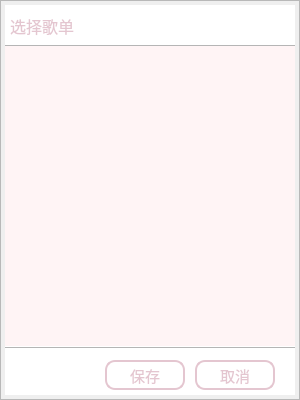
<?xml version="1.0" encoding="UTF-8"?>
<ui version="4.0">
 <class>Form</class>
 <widget class="QWidget" name="Form">
  <property name="geometry">
   <rect>
    <x>0</x>
    <y>0</y>
    <width>300</width>
    <height>400</height>
   </rect>
  </property>
  <property name="windowTitle">
   <string>Form</string>
  </property>
  <property name="styleSheet">
   <string notr="true"/>
  </property>
  <widget class="QWidget" name="widget" native="true">
   <property name="geometry">
    <rect>
     <x>5</x>
     <y>5</y>
     <width>290</width>
     <height>390</height>
    </rect>
   </property>
   <property name="styleSheet">
    <string notr="true">background:white 
;border:rgb(181, 181, 181)</string>
   </property>
   <widget class="QListWidget" name="listWidget">
    <property name="geometry">
     <rect>
      <x>0</x>
      <y>40</y>
      <width>290</width>
      <height>301</height>
     </rect>
    </property>
    <property name="font">
     <font>
      <family>微软雅黑 Light</family>
      <pointsize>12</pointsize>
     </font>
    </property>
    <property name="styleSheet">
     <string notr="true">QListWidget::item{min-height:30px;}
QListWidget::item:selected:!active{
background: #edd1d8;color:black}
QListWidget::item:selected:active{
background: #edd1d8;;color:black;border:none}
QListWidget::item:hover{text-indent:9px;
background-color: rgba(255, 240, 240, 240);;color:black}
QListWidget
{border:none;
color:#e4c6d0;
background-color:rgba(255, 244, 245, 245);
}</string>
    </property>
    <property name="spacing">
     <number>3</number>
    </property>
   </widget>
   <widget class="QPushButton" name="aButton">
    <property name="geometry">
     <rect>
      <x>100</x>
      <y>355</y>
      <width>80</width>
      <height>30</height>
     </rect>
    </property>
    <property name="font">
     <font>
      <family>微软雅黑 Light</family>
      <pointsize>11</pointsize>
     </font>
    </property>
    <property name="cursor">
     <cursorShape>PointingHandCursor</cursorShape>
    </property>
    <property name="styleSheet">
     <string notr="true">QPushButton{border-radius:10px;
border-width:2px;
border-color:#e4c6d0;
border-style:solid;
background:white;
color:#e4c6d0;
}
QPushButton:hover{color:#bc64a4}
</string>
    </property>
    <property name="text">
     <string>保存</string>
    </property>
   </widget>
   <widget class="QPushButton" name="rButton">
    <property name="geometry">
     <rect>
      <x>190</x>
      <y>355</y>
      <width>80</width>
      <height>30</height>
     </rect>
    </property>
    <property name="font">
     <font>
      <family>微软雅黑 Light</family>
      <pointsize>11</pointsize>
     </font>
    </property>
    <property name="cursor">
     <cursorShape>PointingHandCursor</cursorShape>
    </property>
    <property name="styleSheet">
     <string notr="true">QPushButton{border-radius:10px;
border-width:2px;
border-color:#e4c6d0;
border-style:solid;
background:white;
color:#e4c6d0;
}
QPushButton:hover{color:#bc64a4}
</string>
    </property>
    <property name="text">
     <string>取消</string>
    </property>
   </widget>
   <widget class="Line" name="line">
    <property name="geometry">
     <rect>
      <x>0</x>
      <y>40</y>
      <width>300</width>
      <height>1</height>
     </rect>
    </property>
    <property name="styleSheet">
     <string notr="true">background:rgb(181, 181, 181)</string>
    </property>
    <property name="lineWidth">
     <number>0</number>
    </property>
    <property name="orientation">
     <enum>Qt::Horizontal</enum>
    </property>
   </widget>
   <widget class="Line" name="line_2">
    <property name="geometry">
     <rect>
      <x>0</x>
      <y>342</y>
      <width>300</width>
      <height>1</height>
     </rect>
    </property>
    <property name="styleSheet">
     <string notr="true">background:rgb(181, 181, 181)</string>
    </property>
    <property name="frameShadow">
     <enum>QFrame::Raised</enum>
    </property>
    <property name="lineWidth">
     <number>0</number>
    </property>
    <property name="orientation">
     <enum>Qt::Horizontal</enum>
    </property>
   </widget>
   <widget class="QLabel" name="label">
    <property name="geometry">
     <rect>
      <x>5</x>
      <y>10</y>
      <width>181</width>
      <height>21</height>
     </rect>
    </property>
    <property name="font">
     <font>
      <family>黑体</family>
      <pointsize>12</pointsize>
     </font>
    </property>
    <property name="styleSheet">
     <string notr="true">color:#e4c6d0;</string>
    </property>
    <property name="text">
     <string>选择歌单</string>
    </property>
   </widget>
  </widget>
  <widget class="QFrame" name="frame">
   <property name="geometry">
    <rect>
     <x>0</x>
     <y>0</y>
     <width>300</width>
     <height>400</height>
    </rect>
   </property>
   <property name="styleSheet">
    <string notr="true">QFrame { 
	
                             background-color: qlineargradient(y0:0, y1:1,
                                stop: 0 rgba(255, 244, 245, 245), stop: 1 transparent);
                             border-top: 5px solid qlineargradient(y0:0, y1:1,
                                stop: 0 rgb(180, 180, 180), stop: 1 transparent);
	
                              border-left: 5px solid qlineargradient(x0:0, x1:1,
                                stop: 0 rgb(180, 180, 180), stop: 1 transparent);
                             border-bottom: 5px solid qlineargradient(y0:0, y1:1,
                                stop: 0 transparent, stop: 1 rgb(180, 180, 180));
                             border-right: 5px solid qlineargradient(x0:0, x1:1,
                               stop:  0 transparent, stop: 1 rgb(180, 180, 180));
;}</string>
   </property>
   <property name="frameShape">
    <enum>QFrame::StyledPanel</enum>
   </property>
   <property name="frameShadow">
    <enum>QFrame::Raised</enum>
   </property>
  </widget>
  <zorder>frame</zorder>
  <zorder>widget</zorder>
 </widget>
 <resources/>
 <connections/>
</ui>
